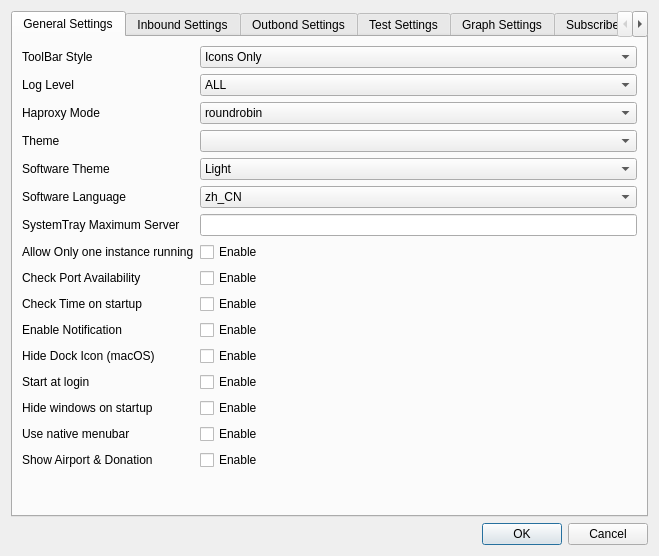
<?xml version="1.0" encoding="UTF-8"?>
<ui version="4.0">
 <class>SettingsDialog</class>
 <widget class="QDialog" name="SettingsDialog">
  <property name="geometry">
   <rect>
    <x>0</x>
    <y>0</y>
    <width>659</width>
    <height>556</height>
   </rect>
  </property>
  <property name="minimumSize">
   <size>
    <width>634</width>
    <height>532</height>
   </size>
  </property>
  <property name="windowTitle">
   <string>Settings</string>
  </property>
  <property name="modal">
   <bool>true</bool>
  </property>
  <layout class="QGridLayout" name="gridLayout">
   <item row="0" column="0">
    <widget class="QTabWidget" name="tabWidget">
     <property name="sizePolicy">
      <sizepolicy hsizetype="Expanding" vsizetype="Expanding">
       <horstretch>0</horstretch>
       <verstretch>0</verstretch>
      </sizepolicy>
     </property>
     <property name="currentIndex">
      <number>0</number>
     </property>
     <widget class="QWidget" name="tab">
      <attribute name="title">
       <string>General Settings</string>
      </attribute>
      <layout class="QGridLayout" name="gridLayout_2">
       <item row="0" column="0">
        <layout class="QFormLayout" name="formLayout">
         <property name="fieldGrowthPolicy">
          <enum>QFormLayout::AllNonFixedFieldsGrow</enum>
         </property>
         <item row="0" column="0">
          <widget class="QLabel" name="toolBarStyleLabel">
           <property name="text">
            <string>ToolBar Style</string>
           </property>
          </widget>
         </item>
         <item row="0" column="1">
          <widget class="QComboBox" name="toolbarStyleComboBox">
           <property name="sizePolicy">
            <sizepolicy hsizetype="Expanding" vsizetype="Fixed">
             <horstretch>0</horstretch>
             <verstretch>0</verstretch>
            </sizepolicy>
           </property>
           <item>
            <property name="text">
             <string>Icons Only</string>
            </property>
           </item>
           <item>
            <property name="text">
             <string>Text Only</string>
            </property>
           </item>
           <item>
            <property name="text">
             <string>Text Alongside Icons</string>
            </property>
           </item>
           <item>
            <property name="text">
             <string>Text Under Icons</string>
            </property>
           </item>
           <item>
            <property name="text">
             <string>System Style</string>
            </property>
           </item>
          </widget>
         </item>
         <item row="1" column="0">
          <widget class="QLabel" name="logLevelLabel">
           <property name="text">
            <string>Log Level</string>
           </property>
          </widget>
         </item>
         <item row="1" column="1">
          <widget class="QComboBox" name="logLevelComboBox">
           <property name="sizePolicy">
            <sizepolicy hsizetype="Expanding" vsizetype="Fixed">
             <horstretch>0</horstretch>
             <verstretch>0</verstretch>
            </sizepolicy>
           </property>
           <item>
            <property name="text">
             <string>ALL</string>
            </property>
           </item>
           <item>
            <property name="text">
             <string>INFO</string>
            </property>
           </item>
           <item>
            <property name="text">
             <string>WARN</string>
            </property>
           </item>
           <item>
            <property name="text">
             <string>ERROR</string>
            </property>
           </item>
           <item>
            <property name="text">
             <string>FATAL</string>
            </property>
           </item>
           <item>
            <property name="text">
             <string>OFF</string>
            </property>
           </item>
          </widget>
         </item>
         <item row="2" column="0">
          <widget class="QLabel" name="haproxyModeLabel">
           <property name="text">
            <string>Haproxy Mode</string>
           </property>
          </widget>
         </item>
         <item row="2" column="1">
          <widget class="QComboBox" name="haproxyModeComboBox">
           <property name="sizePolicy">
            <sizepolicy hsizetype="Expanding" vsizetype="Fixed">
             <horstretch>0</horstretch>
             <verstretch>0</verstretch>
            </sizepolicy>
           </property>
           <item>
            <property name="text">
             <string>roundrobin</string>
            </property>
           </item>
           <item>
            <property name="text">
             <string>leastconn</string>
            </property>
           </item>
           <item>
            <property name="text">
             <string>source</string>
            </property>
           </item>
          </widget>
         </item>
         <item row="3" column="0">
          <widget class="QLabel" name="label_3">
           <property name="text">
            <string>Theme</string>
           </property>
          </widget>
         </item>
         <item row="3" column="1">
          <widget class="QComboBox" name="themeComboBox"/>
         </item>
         <item row="6" column="0">
          <widget class="QLabel" name="label_23">
           <property name="text">
            <string>SystemTray Maximum Server</string>
           </property>
          </widget>
         </item>
         <item row="6" column="1">
          <widget class="QLineEdit" name="systemTrayMaximumServerEdit"/>
         </item>
         <item row="7" column="0">
          <widget class="QLabel" name="onlyOneInstanceLabel">
           <property name="text">
            <string>Allow Only one instance running</string>
           </property>
          </widget>
         </item>
         <item row="7" column="1">
          <widget class="QCheckBox" name="oneInstanceCheckBox">
           <property name="text">
            <string>Enable</string>
           </property>
          </widget>
         </item>
         <item row="8" column="0">
          <widget class="QLabel" name="checkPortAvailabilityLabel">
           <property name="text">
            <string>Check Port Availability</string>
           </property>
          </widget>
         </item>
         <item row="8" column="1">
          <widget class="QCheckBox" name="availabilityCheckBox">
           <property name="text">
            <string>Enable</string>
           </property>
          </widget>
         </item>
         <item row="10" column="0">
          <widget class="QLabel" name="enableNotificationLabel">
           <property name="text">
            <string>Enable Notification</string>
           </property>
          </widget>
         </item>
         <item row="10" column="1">
          <widget class="QCheckBox" name="enableNotificationCheckBox">
           <property name="text">
            <string>Enable</string>
           </property>
          </widget>
         </item>
         <item row="11" column="0">
          <widget class="QLabel" name="hideDockIconLabel">
           <property name="text">
            <string>Hide Dock Icon (macOS)</string>
           </property>
          </widget>
         </item>
         <item row="11" column="1">
          <widget class="QCheckBox" name="hideDockIconCheckBox">
           <property name="text">
            <string>Enable</string>
           </property>
          </widget>
         </item>
         <item row="12" column="0">
          <widget class="QLabel" name="startAtLoginLabel">
           <property name="text">
            <string>Start at login</string>
           </property>
          </widget>
         </item>
         <item row="12" column="1">
          <widget class="QCheckBox" name="startAtLoginCheckbox">
           <property name="text">
            <string>Enable</string>
           </property>
          </widget>
         </item>
         <item row="13" column="0">
          <widget class="QLabel" name="hideWindowsOnStartupLabel">
           <property name="text">
            <string>Hide windows on startup</string>
           </property>
          </widget>
         </item>
         <item row="13" column="1">
          <widget class="QCheckBox" name="hideCheckBox">
           <property name="text">
            <string>Enable</string>
           </property>
          </widget>
         </item>
         <item row="14" column="0">
          <widget class="QLabel" name="useNativeMenuBar">
           <property name="text">
            <string>Use native menubar</string>
           </property>
          </widget>
         </item>
         <item row="14" column="1">
          <widget class="QCheckBox" name="nativeMenuBarCheckBox">
           <property name="text">
            <string>Enable</string>
           </property>
          </widget>
         </item>
         <item row="15" column="0">
          <widget class="QLabel" name="label_13">
           <property name="text">
            <string>Show Airport &amp; Donation</string>
           </property>
          </widget>
         </item>
         <item row="15" column="1">
          <widget class="QCheckBox" name="showAirportAndDonationCB">
           <property name="text">
            <string>Enable</string>
           </property>
          </widget>
         </item>
         <item row="4" column="0">
          <widget class="QLabel" name="label_8">
           <property name="text">
            <string>Software Theme</string>
           </property>
          </widget>
         </item>
         <item row="4" column="1">
          <widget class="QComboBox" name="systemThemeCB">
           <item>
            <property name="text">
             <string>Light</string>
            </property>
           </item>
           <item>
            <property name="text">
             <string>Dark</string>
            </property>
           </item>
           <item>
            <property name="text">
             <string>Follow System</string>
            </property>
           </item>
          </widget>
         </item>
         <item row="5" column="0">
          <widget class="QLabel" name="label_24">
           <property name="text">
            <string>Software Language</string>
           </property>
          </widget>
         </item>
         <item row="5" column="1">
          <widget class="QComboBox" name="languageCB">
           <item>
            <property name="text">
             <string>zh_CN</string>
            </property>
           </item>
           <item>
            <property name="text">
             <string>zh_TW</string>
            </property>
           </item>
           <item>
            <property name="text">
             <string>en_US</string>
            </property>
           </item>
           <item>
            <property name="text">
             <string>ja_JP</string>
            </property>
           </item>
           <item>
            <property name="text">
             <string>Follow System</string>
            </property>
           </item>
          </widget>
         </item>
         <item row="9" column="0">
          <widget class="QLabel" name="label_43">
           <property name="text">
            <string>Check Time on startup</string>
           </property>
          </widget>
         </item>
         <item row="9" column="1">
          <widget class="QCheckBox" name="checkTimeOnStartupCB">
           <property name="text">
            <string>Enable</string>
           </property>
          </widget>
         </item>
        </layout>
       </item>
      </layout>
     </widget>
     <widget class="QWidget" name="widget">
      <attribute name="title">
       <string>Inbound Settings</string>
      </attribute>
      <layout class="QGridLayout" name="gridLayout_3">
       <item row="0" column="0">
        <layout class="QFormLayout" name="formLayout_2">
         <property name="fieldGrowthPolicy">
          <enum>QFormLayout::AllNonFixedFieldsGrow</enum>
         </property>
         <item row="0" column="0">
          <widget class="QLabel" name="label_10">
           <property name="text">
            <string>Enable Http Proxy</string>
           </property>
          </widget>
         </item>
         <item row="0" column="1">
          <widget class="QCheckBox" name="enableHttpProxyCheckBox">
           <property name="text">
            <string>Enable</string>
           </property>
          </widget>
         </item>
         <item row="1" column="0">
          <widget class="QLabel" name="label_11">
           <property name="text">
            <string>Enable IPV6 Support</string>
           </property>
          </widget>
         </item>
         <item row="1" column="1">
          <widget class="QCheckBox" name="enableIPV6SupportCheckBox">
           <property name="text">
            <string>Enable</string>
           </property>
          </widget>
         </item>
         <item row="2" column="0">
          <widget class="QLabel" name="label_12">
           <property name="text">
            <string>Share Over LAN</string>
           </property>
          </widget>
         </item>
         <item row="2" column="1">
          <widget class="QCheckBox" name="shareOverLANCheckBox">
           <property name="text">
            <string>Enable</string>
           </property>
          </widget>
         </item>
         <item row="4" column="0">
          <widget class="QLabel" name="label_14">
           <property name="text">
            <string>Sock5 Port</string>
           </property>
          </widget>
         </item>
         <item row="4" column="1">
          <widget class="QLineEdit" name="socks5PortLineEdit"/>
         </item>
         <item row="5" column="0">
          <widget class="QLabel" name="label_15">
           <property name="text">
            <string>Http Port</string>
           </property>
          </widget>
         </item>
         <item row="5" column="1">
          <widget class="QLineEdit" name="httpPortLineEdit"/>
         </item>
         <item row="6" column="0">
          <widget class="QLabel" name="label_16">
           <property name="text">
            <string>PAC Port</string>
           </property>
          </widget>
         </item>
         <item row="6" column="1">
          <widget class="QLineEdit" name="pacPortLineEdit"/>
         </item>
         <item row="8" column="0">
          <widget class="QLabel" name="label_18">
           <property name="text">
            <string>Haproxy Port</string>
           </property>
          </widget>
         </item>
         <item row="8" column="1">
          <widget class="QLineEdit" name="haproxyPortLineEdit"/>
         </item>
         <item row="9" column="0">
          <widget class="QLabel" name="label_19">
           <property name="text">
            <string>Haproxy Status Port</string>
           </property>
          </widget>
         </item>
         <item row="9" column="1">
          <widget class="QLineEdit" name="haproxyStatusPortLineEdit"/>
         </item>
         <item row="3" column="0">
          <widget class="QLabel" name="label_35">
           <property name="text">
            <string>Inbound Sniffing</string>
           </property>
          </widget>
         </item>
         <item row="3" column="1">
          <widget class="QCheckBox" name="inboundSniffingCB">
           <property name="text">
            <string>Enable</string>
           </property>
          </widget>
         </item>
         <item row="7" column="0">
          <widget class="QLabel" name="label_44">
           <property name="text">
            <string>Redirector Port</string>
           </property>
          </widget>
         </item>
         <item row="7" column="1">
          <widget class="QLineEdit" name="redirectorPortLineEdit"/>
         </item>
        </layout>
       </item>
      </layout>
     </widget>
     <widget class="QWidget" name="tab_2">
      <attribute name="title">
       <string>Outbond Settings</string>
      </attribute>
      <layout class="QGridLayout" name="gridLayout_4">
       <item row="0" column="0">
        <layout class="QFormLayout" name="formLayout_4">
         <property name="fieldGrowthPolicy">
          <enum>QFormLayout::ExpandingFieldsGrow</enum>
         </property>
         <item row="3" column="0">
          <widget class="QLabel" name="label_26">
           <property name="text">
            <string>Forward Proxy</string>
           </property>
          </widget>
         </item>
         <item row="5" column="0">
          <widget class="QLabel" name="label_27">
           <property name="text">
            <string>IP Address</string>
           </property>
          </widget>
         </item>
         <item row="6" column="0">
          <widget class="QLabel" name="label_30">
           <property name="text">
            <string>Port</string>
           </property>
          </widget>
         </item>
         <item row="7" column="0">
          <widget class="QLabel" name="label_28">
           <property name="text">
            <string>Authentication</string>
           </property>
          </widget>
         </item>
         <item row="8" column="0">
          <widget class="QLabel" name="label_31">
           <property name="text">
            <string>Username</string>
           </property>
          </widget>
         </item>
         <item row="8" column="1">
          <widget class="QLineEdit" name="forwardProxyUsername"/>
         </item>
         <item row="9" column="0">
          <widget class="QLabel" name="label_32">
           <property name="text">
            <string>Password</string>
           </property>
          </widget>
         </item>
         <item row="9" column="1">
          <widget class="QLineEdit" name="forwardProxyPassword"/>
         </item>
         <item row="4" column="0">
          <widget class="QLabel" name="label_33">
           <property name="text">
            <string>Type</string>
           </property>
          </widget>
         </item>
         <item row="3" column="1">
          <widget class="QCheckBox" name="forwardProxyCheckBox">
           <property name="text">
            <string>Enable</string>
           </property>
          </widget>
         </item>
         <item row="4" column="1">
          <widget class="QComboBox" name="forwardProxyTypeComboBox">
           <property name="sizePolicy">
            <sizepolicy hsizetype="Expanding" vsizetype="Fixed">
             <horstretch>0</horstretch>
             <verstretch>0</verstretch>
            </sizepolicy>
           </property>
           <item>
            <property name="text">
             <string>http</string>
            </property>
           </item>
           <item>
            <property name="text">
             <string>socks5</string>
            </property>
           </item>
          </widget>
         </item>
         <item row="5" column="1">
          <widget class="QLineEdit" name="forwardProxyIpAddressLineEdit"/>
         </item>
         <item row="6" column="1">
          <widget class="QLineEdit" name="forwardProxyPortLineEdit"/>
         </item>
         <item row="7" column="1">
          <widget class="QCheckBox" name="forwardProxyAuthenticationCheckBox">
           <property name="text">
            <string>Enable</string>
           </property>
          </widget>
         </item>
         <item row="0" column="0">
          <widget class="QLabel" name="label_34">
           <property name="text">
            <string>Bypass Bittorrent Traffic</string>
           </property>
          </widget>
         </item>
         <item row="0" column="1">
          <widget class="QCheckBox" name="bypassBittorrentCB">
           <property name="text">
            <string>Enable</string>
           </property>
          </widget>
         </item>
         <item row="2" column="0">
          <widget class="QLabel" name="label_36">
           <property name="text">
            <string>Bypass China Mainland</string>
           </property>
          </widget>
         </item>
         <item row="2" column="1">
          <widget class="QCheckBox" name="bypassChinaMainlandCB">
           <property name="text">
            <string>Enable</string>
           </property>
          </widget>
         </item>
         <item row="1" column="0">
          <widget class="QLabel" name="label_37">
           <property name="text">
            <string>Bypass Private Address</string>
           </property>
          </widget>
         </item>
         <item row="1" column="1">
          <widget class="QCheckBox" name="bypassPrivateAddressCB">
           <property name="text">
            <string>Enable</string>
           </property>
          </widget>
         </item>
        </layout>
       </item>
      </layout>
     </widget>
     <widget class="QWidget" name="tab_7">
      <attribute name="title">
       <string>Test Settings</string>
      </attribute>
      <layout class="QGridLayout" name="gridLayout_9">
       <item row="0" column="0">
        <layout class="QFormLayout" name="formLayout_7">
         <item row="0" column="0">
          <widget class="QLabel" name="label_22">
           <property name="text">
            <string>Latency Test Method</string>
           </property>
          </widget>
         </item>
         <item row="0" column="1">
          <widget class="QComboBox" name="latencyTestMethodCB">
           <item>
            <property name="text">
             <string>TCP</string>
            </property>
           </item>
           <item>
            <property name="text">
             <string>CONNECT</string>
            </property>
           </item>
          </widget>
         </item>
         <item row="1" column="0">
          <widget class="QLabel" name="label_25">
           <property name="text">
            <string>Real Lantency Test Url</string>
           </property>
          </widget>
         </item>
         <item row="1" column="1">
          <widget class="QLineEdit" name="realLatencyTestUrlEdit"/>
         </item>
         <item row="2" column="0">
          <widget class="QLabel" name="label_29">
           <property name="text">
            <string>Speed Test Url</string>
           </property>
          </widget>
         </item>
         <item row="2" column="1">
          <widget class="QLineEdit" name="speedTestUrlEdit"/>
         </item>
        </layout>
       </item>
      </layout>
     </widget>
     <widget class="QWidget" name="tab_6">
      <attribute name="title">
       <string>Graph Settings</string>
      </attribute>
      <layout class="QGridLayout" name="gridLayout_8">
       <item row="0" column="0">
        <layout class="QFormLayout" name="formLayout_6">
         <item row="2" column="0">
          <widget class="QLabel" name="label_17">
           <property name="text">
            <string>Proxy Download Speed Color</string>
           </property>
          </widget>
         </item>
         <item row="2" column="1">
          <widget class="QtColorPicker" name="proxyDownloadColorPicker" native="true">
           <property name="sizePolicy">
            <sizepolicy hsizetype="Expanding" vsizetype="Preferred">
             <horstretch>0</horstretch>
             <verstretch>0</verstretch>
            </sizepolicy>
           </property>
           <property name="text" stdset="0">
            <string>PushButton</string>
           </property>
          </widget>
         </item>
         <item row="3" column="0">
          <widget class="QLabel" name="label_20">
           <property name="text">
            <string>Proxy Upload Speed Color</string>
           </property>
          </widget>
         </item>
         <item row="3" column="1">
          <widget class="QtColorPicker" name="proxyUploadColorPicker" native="true">
           <property name="sizePolicy">
            <sizepolicy hsizetype="Expanding" vsizetype="Preferred">
             <horstretch>0</horstretch>
             <verstretch>0</verstretch>
            </sizepolicy>
           </property>
           <property name="text" stdset="0">
            <string>PushButton</string>
           </property>
          </widget>
         </item>
         <item row="4" column="0">
          <widget class="QLabel" name="label_40">
           <property name="text">
            <string>Direct Download Speed Color</string>
           </property>
          </widget>
         </item>
         <item row="4" column="1">
          <widget class="QtColorPicker" name="directDownloadColorPicker" native="true"/>
         </item>
         <item row="5" column="0">
          <widget class="QLabel" name="label_42">
           <property name="text">
            <string>Direct Upload Speed Color</string>
           </property>
          </widget>
         </item>
         <item row="5" column="1">
          <widget class="QtColorPicker" name="directUploadColorPicker" native="true"/>
         </item>
         <item row="0" column="0">
          <widget class="QLabel" name="label_38">
           <property name="text">
            <string>Detail Outbound Proxy Traffic</string>
           </property>
          </widget>
         </item>
         <item row="1" column="0">
          <widget class="QLabel" name="label_41">
           <property name="text">
            <string>Detail Outbound Direct Traffic</string>
           </property>
          </widget>
         </item>
         <item row="0" column="1">
          <widget class="QCheckBox" name="detailOutboundProxyCB">
           <property name="text">
            <string>Enable</string>
           </property>
          </widget>
         </item>
         <item row="1" column="1">
          <widget class="QCheckBox" name="detailOutboundDirectCB">
           <property name="text">
            <string>Enable</string>
           </property>
          </widget>
         </item>
        </layout>
       </item>
      </layout>
     </widget>
     <widget class="QWidget" name="tab_4">
      <attribute name="title">
       <string>Subscribe Settings</string>
      </attribute>
      <layout class="QGridLayout" name="gridLayout_5">
       <item row="0" column="0">
        <layout class="QFormLayout" name="formLayout_5">
         <property name="fieldGrowthPolicy">
          <enum>QFormLayout::ExpandingFieldsGrow</enum>
         </property>
         <item row="0" column="0">
          <widget class="QLabel" name="trojanBackendLabel_2">
           <property name="text">
            <string>GFWList Update Url</string>
           </property>
          </widget>
         </item>
         <item row="0" column="1">
          <widget class="QComboBox" name="gfwlistUpdateUrlComboBox">
           <property name="sizePolicy">
            <sizepolicy hsizetype="Expanding" vsizetype="Fixed">
             <horstretch>0</horstretch>
             <verstretch>0</verstretch>
            </sizepolicy>
           </property>
           <item>
            <property name="text">
             <string>gfwlist/gfwlist</string>
            </property>
           </item>
           <item>
            <property name="text">
             <string>Loukky/gfwlist-by-loukky</string>
            </property>
           </item>
           <item>
            <property name="text">
             <string>Local File</string>
            </property>
           </item>
          </widget>
         </item>
         <item row="1" column="0">
          <widget class="QLabel" name="enableAPILabel_2">
           <property name="text">
            <string>Update User Agent</string>
           </property>
          </widget>
         </item>
         <item row="1" column="1">
          <widget class="QLineEdit" name="updateUserAgentLineEdit"/>
         </item>
         <item row="2" column="0">
          <widget class="QLabel" name="apiPortLabel_2">
           <property name="text">
            <string>Filter Keyword (,)</string>
           </property>
          </widget>
         </item>
         <item row="2" column="1">
          <widget class="QLineEdit" name="filterKeywordLineEdit"/>
         </item>
         <item row="3" column="0">
          <widget class="QLabel" name="label_2">
           <property name="text">
            <string>Maximum</string>
           </property>
          </widget>
         </item>
         <item row="3" column="1">
          <widget class="QLineEdit" name="maximumSubscribe"/>
         </item>
         <item row="5" column="0">
          <widget class="QLabel" name="label_5">
           <property name="text">
            <string>Overwrite AllowInsecure</string>
           </property>
          </widget>
         </item>
         <item row="5" column="1">
          <widget class="QCheckBox" name="overwriteAllowInsecureCB">
           <property name="text">
            <string>Overwrite</string>
           </property>
          </widget>
         </item>
         <item row="6" column="0">
          <widget class="QLabel" name="label_6">
           <property name="text">
            <string>Overwrite AllowInsecureCiphers</string>
           </property>
          </widget>
         </item>
         <item row="6" column="1">
          <widget class="QCheckBox" name="overwriteAllowInsecureCiphersCB">
           <property name="text">
            <string>Overwrite</string>
           </property>
          </widget>
         </item>
         <item row="7" column="0">
          <widget class="QLabel" name="label_7">
           <property name="text">
            <string>Overwirte TcpFastOpen</string>
           </property>
          </widget>
         </item>
         <item row="7" column="1">
          <widget class="QCheckBox" name="overwriteTcpFastOpenCB">
           <property name="text">
            <string>Overwrite</string>
           </property>
          </widget>
         </item>
         <item row="4" column="0">
          <widget class="QLabel" name="label_9">
           <property name="text">
            <string>Auto fetch group name</string>
           </property>
          </widget>
         </item>
         <item row="4" column="1">
          <widget class="QCheckBox" name="autoFetchGroupnameCB">
           <property name="text">
            <string>Enable</string>
           </property>
          </widget>
         </item>
        </layout>
       </item>
      </layout>
     </widget>
     <widget class="QWidget" name="tab_5">
      <attribute name="title">
       <string>Router Settings</string>
      </attribute>
      <layout class="QGridLayout" name="gridLayout_7">
       <item row="0" column="0">
        <layout class="QGridLayout" name="routeSettingsLayout"/>
       </item>
      </layout>
     </widget>
     <widget class="QWidget" name="tab_3">
      <attribute name="title">
       <string>Core Settings</string>
      </attribute>
      <layout class="QGridLayout" name="gridLayout_6">
       <item row="0" column="0">
        <layout class="QFormLayout" name="formLayout_3">
         <property name="fieldGrowthPolicy">
          <enum>QFormLayout::ExpandingFieldsGrow</enum>
         </property>
         <item row="0" column="0">
          <widget class="QLabel" name="label">
           <property name="text">
            <string>TLS Fingerprint</string>
           </property>
          </widget>
         </item>
         <item row="0" column="1">
          <widget class="QComboBox" name="tlsFingerprintComboBox">
           <property name="sizePolicy">
            <sizepolicy hsizetype="Expanding" vsizetype="Fixed">
             <horstretch>0</horstretch>
             <verstretch>0</verstretch>
            </sizepolicy>
           </property>
           <item>
            <property name="text">
             <string>none</string>
            </property>
           </item>
           <item>
            <property name="text">
             <string>firefox</string>
            </property>
           </item>
           <item>
            <property name="text">
             <string>chrome</string>
            </property>
           </item>
           <item>
            <property name="text">
             <string>ios</string>
            </property>
           </item>
          </widget>
         </item>
         <item row="1" column="0">
          <widget class="QLabel" name="enableRouterLabel">
           <property name="text">
            <string>Enable Router</string>
           </property>
          </widget>
         </item>
         <item row="1" column="1">
          <widget class="QCheckBox" name="enableRouterCheckBox">
           <property name="text">
            <string>Enable</string>
           </property>
          </widget>
         </item>
         <item row="2" column="0">
          <widget class="QLabel" name="enableAPILabel">
           <property name="text">
            <string>Enable API</string>
           </property>
          </widget>
         </item>
         <item row="2" column="1">
          <widget class="QCheckBox" name="enableAPICheckBox">
           <property name="text">
            <string>Enable</string>
           </property>
          </widget>
         </item>
         <item row="3" column="0">
          <widget class="QLabel" name="label_39">
           <property name="text">
            <string>Count Outbound Traffic</string>
           </property>
          </widget>
         </item>
         <item row="3" column="1">
          <widget class="QCheckBox" name="countOutboundTrafficCB">
           <property name="text">
            <string>Enable</string>
           </property>
          </widget>
         </item>
         <item row="4" column="0">
          <widget class="QLabel" name="label_21">
           <property name="text">
            <string>Geo Path</string>
           </property>
          </widget>
         </item>
         <item row="4" column="1">
          <widget class="QLineEdit" name="geoPathEdit"/>
         </item>
         <item row="5" column="0">
          <widget class="QLabel" name="apiPortLabel">
           <property name="text">
            <string>API Port</string>
           </property>
          </widget>
         </item>
         <item row="5" column="1">
          <widget class="QLineEdit" name="apiPortLineEdit"/>
         </item>
         <item row="6" column="0">
          <widget class="QLabel" name="certLabel">
           <property name="text">
            <string>Cert</string>
           </property>
          </widget>
         </item>
         <item row="6" column="1">
          <widget class="QLineEdit" name="certLineEdit"/>
         </item>
         <item row="7" column="0">
          <widget class="QLabel" name="cipherLabel">
           <property name="text">
            <string>Cipher</string>
           </property>
          </widget>
         </item>
         <item row="7" column="1">
          <widget class="QLineEdit" name="cipherLineEdit"/>
         </item>
         <item row="8" column="0">
          <widget class="QLabel" name="label_4">
           <property name="text">
            <string>Buffer Size</string>
           </property>
          </widget>
         </item>
         <item row="8" column="1">
          <widget class="QLineEdit" name="bufferSizeLineEdit"/>
         </item>
        </layout>
       </item>
      </layout>
     </widget>
    </widget>
   </item>
   <item row="1" column="0">
    <widget class="QDialogButtonBox" name="buttonBox">
     <property name="standardButtons">
      <set>QDialogButtonBox::Cancel|QDialogButtonBox::Ok</set>
     </property>
    </widget>
   </item>
  </layout>
 </widget>
 <customwidgets>
  <customwidget>
   <class>QtColorPicker</class>
   <extends>QWidget</extends>
   <header>qtcolorpicker.h</header>
  </customwidget>
 </customwidgets>
 <resources/>
 <connections>
  <connection>
   <sender>buttonBox</sender>
   <signal>rejected()</signal>
   <receiver>SettingsDialog</receiver>
   <slot>reject()</slot>
   <hints>
    <hint type="sourcelabel">
     <x>486</x>
     <y>375</y>
    </hint>
    <hint type="destinationlabel">
     <x>288</x>
     <y>198</y>
    </hint>
   </hints>
  </connection>
 </connections>
</ui>
